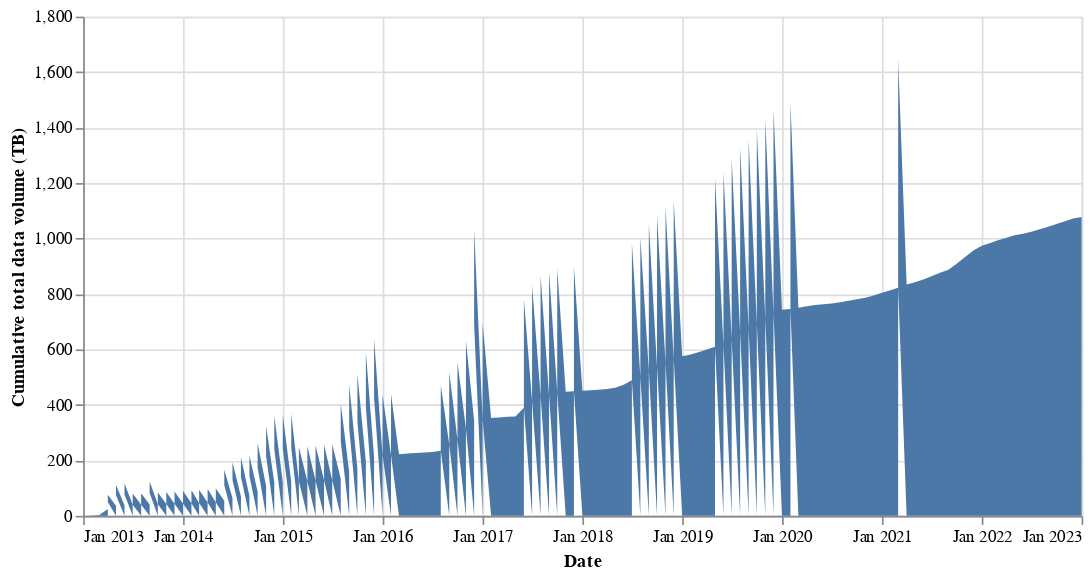

The notebook cell this image was saved under:
### Code cell
import altair as alt

alt.Chart(df).transform_window(
    cumulative_terabytes="sum(terabytes)",
).mark_area().encode(
    x=alt.X('dates:T', axis=alt.Axis(title='Date', format=("%b %Y"))),
    y=alt.Y('cumulative_terabytes:Q', axis=alt.Axis(title='Cumulative total data volume (TB)')),
    tooltip=[alt.Tooltip('dates:T', format='%A, %e %B %Y'), 'cumulative_terabytes:Q']
).properties(width=600)

### Figure 1 — Vega-Lite specification as saved in the notebook (floating-point values rounded to 4 significant figures; data arrays with more than 128 entries replaced by an {"elided": "..."} marker saying what was removed)
{"config": {"view": {"continuousWidth": 400, "continuousHeight": 300}}, "data": {"name": "data-84f144fc6545ebfc4647443a852fb862"}, "mark": "area", "encoding": {"tooltip": [{"type": "temporal", "field": "dates", "format": "%A, %e %B %Y"}, {"type": "quantitative", "field": "cumulative_terabytes"}], "x": {"type": "temporal", "axis": {"format": "%b %Y", "title": "Date"}, "field": "dates"}, "y": {"type": "quantitative", "axis": {"title": "Cumulative total data volume (TB)"}, "field": "cumulative_terabytes"}}, "transform": [{"window": [{"op": "sum", "field": "terabytes", "as": "cumulative_terabytes"}]}], "width": 600, "$schema": "https://vega.github.io/schema/vega-lite/v4.8.1.json", "datasets": {"data-84f144fc6545ebfc4647443a852fb862": {"elided": "203 records"}}}
